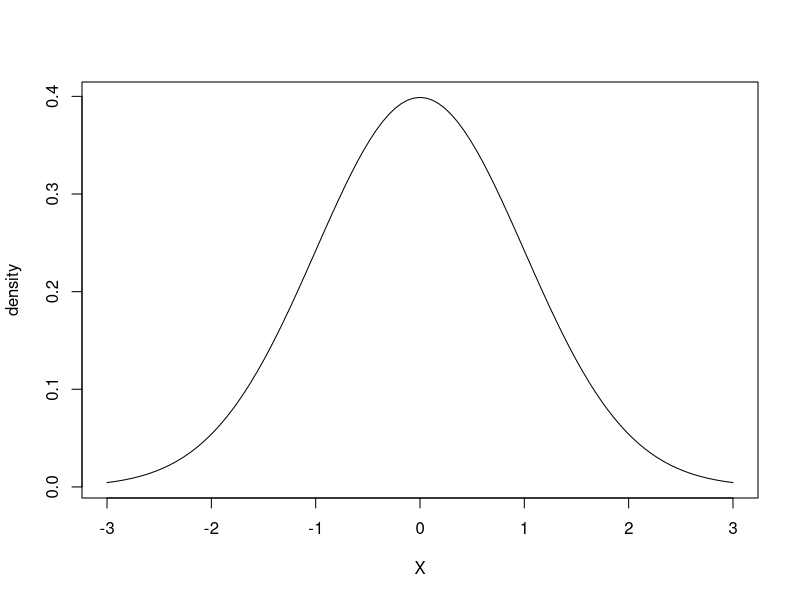
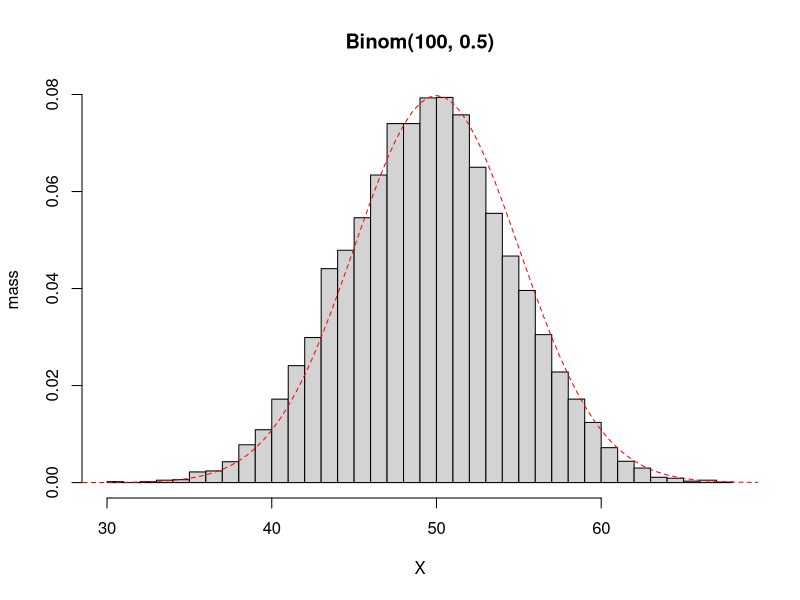

R code for these plots, in order:
# 로또

lotto <- function(x) choose(39, 6-x) * choose(6, x)

for (x in 0:6) print(lotto(x))

lotto2 <- function(x) choose(39, 6-x) * choose(6, x) / choose(45, 6)

for (x in 0:6) print(lotto2(x))

# 정규분포

pnorm(35000, 30000, 10000) - pnorm(25000, 30000, 10000)

pnorm(25000, 30000, 10000)

1-pnorm(35000, 30000, 10000)

pnorm(-0.5)

curve(dnorm(x), -3, 3, xlab = 'X', ylab = 'density')

# 중심극한정리

n_sim <- 10000
y <- rbinom(n_sim, 100, 0.5)
hist(y, xlab='X', ylab='mass', main='Binom(100, 0.5)', prob=TRUE, breaks=30)
curve(dnorm(x, 50, 5), 25, 75, add=T, lty=2, lwd=1, col='red')

